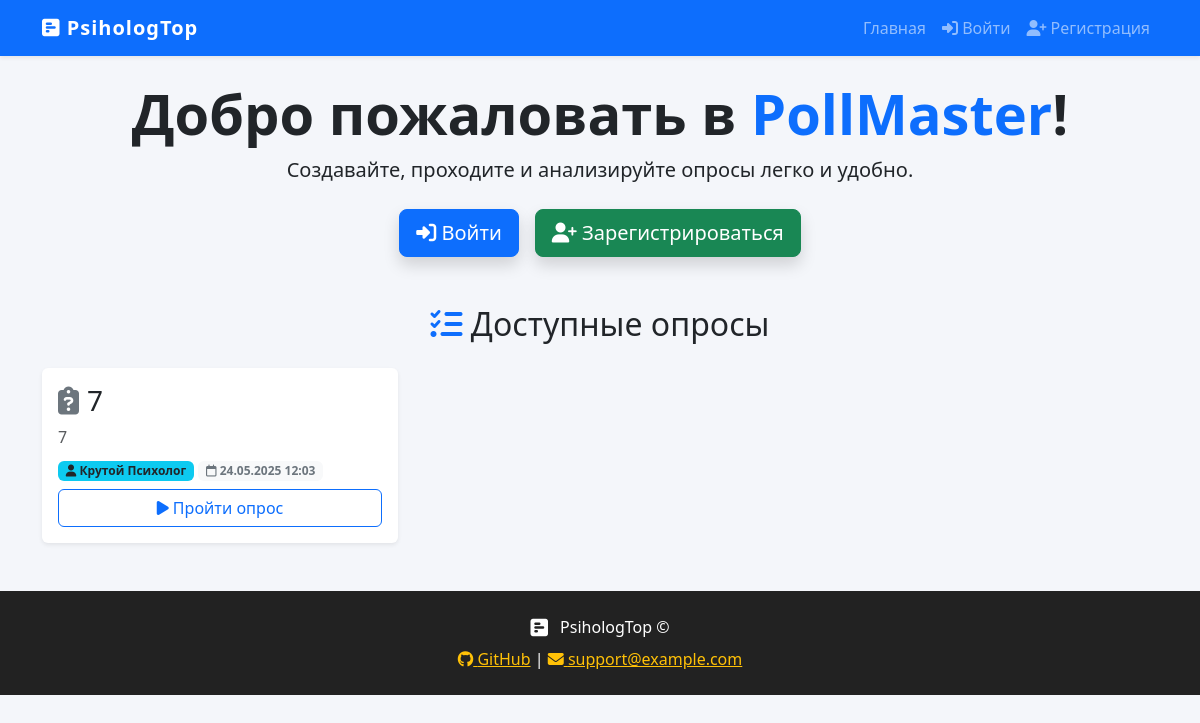
Before: / with the older database file.
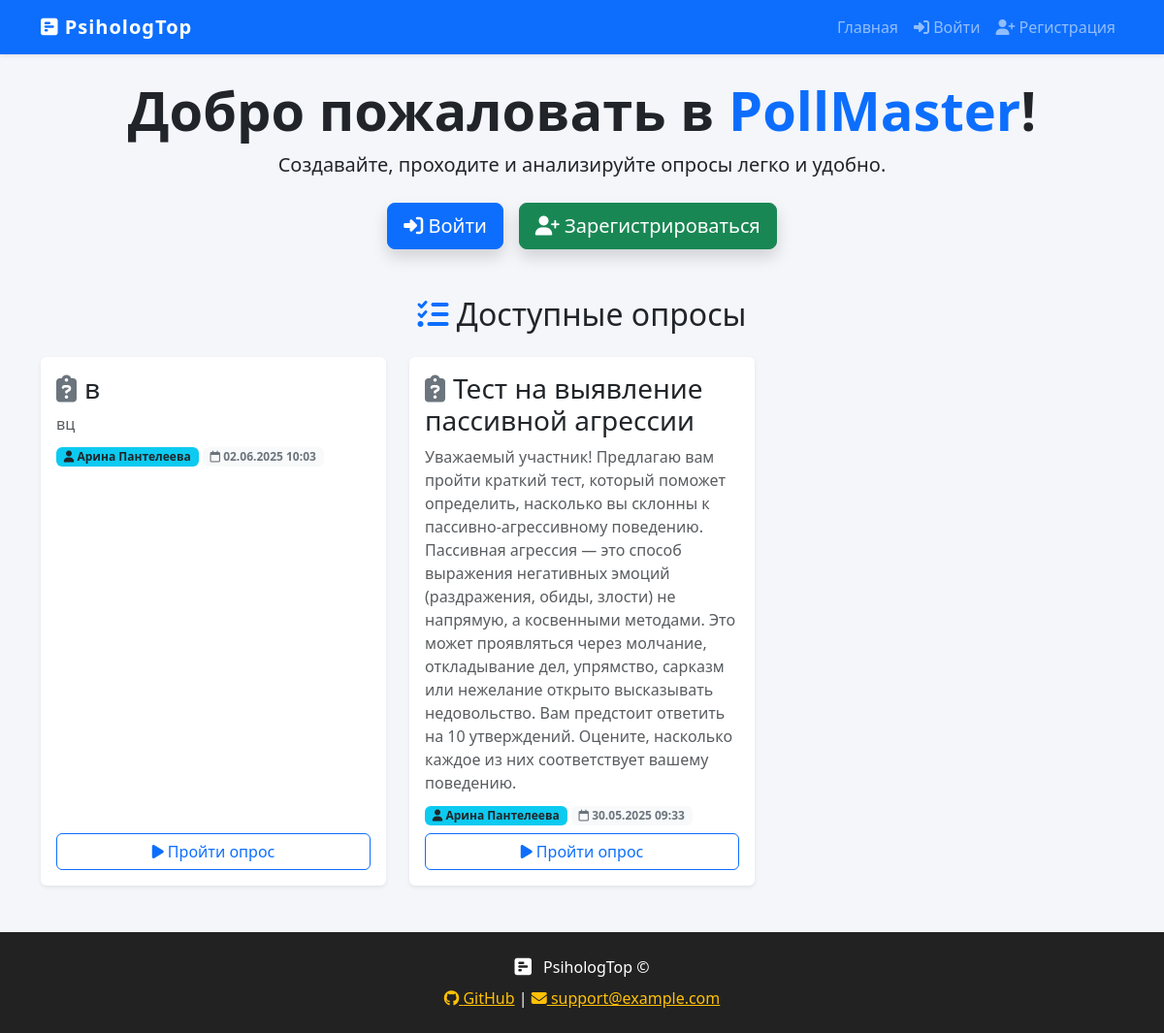
After: the same page with the newer database file.
### main/models.py (models this page shows, shortened)
class Poll(models.Model):
    title = models.CharField(max_length=200, verbose_name='Название опроса')
    description = models.TextField(verbose_name='Описание')
    created_at = models.DateTimeField(auto_now_add=True)
    author = models.ForeignKey(User, on_delete=models.CASCADE, verbose_name='Автор')
    class Meta:
        verbose_name = 'Опрос'
        verbose_name_plural = 'Опросы'

class UserProfile(models.Model):
    user = models.OneToOneField(User, on_delete=models.CASCADE, related_name='profile')
    first_name = models.CharField(max_length=100, verbose_name='Имя')
    last_name = models.CharField(max_length=100, verbose_name='Фамилия')
    class Meta:
        verbose_name = 'Профиль пользователя'
        verbose_name_plural = 'Профили пользователей'

### main/views.py (the view)
# urls.py: path('', views.home, name='home'),
def home(request):
    if request.user.is_authenticated:
        polls = Poll.objects.exclude(author=request.user).order_by('-created_at')
    else:
        polls = Poll.objects.all().order_by('-created_at')
    return render(request, 'home.html', {'polls': polls})

### templates/home.html (shortened to what this page needs)
{% extends 'base.html' %}
{% block content %}
<div class="welcome-section text-center mb-5">
    <h1 class="display-4 fw-bold mb-2">Добро пожаловать в <span class="text-primary">PollMaster</span>!</h1>
    <p class="lead">Создавайте, проходите и анализируйте опросы легко и удобно.</p>
    {% if user.is_authenticated %}
        <div class="mt-4 d-flex flex-wrap justify-content-center gap-3">
            <a href="{% url 'create_poll' %}" class="btn btn-lg btn-primary shadow"><i class="fa-solid fa-plus"></i> Создать опрос</a>
            <a href="{% url 'profile' %}" class="btn btn-lg btn-success shadow"><i class="fa-solid fa-user"></i> Личный кабинет</a>
        </div>
    {% else %}
        <div class="mt-4 d-flex flex-wrap justify-content-center gap-3">
            <a href="{% url 'login' %}" class="btn btn-lg btn-primary shadow"><i class="fa-solid fa-sign-in-alt"></i> Войти</a>
            <a href="{% url 'register' %}" class="btn btn-lg btn-success shadow"><i class="fa-solid fa-user-plus"></i> Зарегистрироваться</a>
        </div>
    {% endif %}
</div>
{% if polls %}
<div class="polls-section mt-5">
    <h2 class="mb-4 text-center"><i class="fa-solid fa-list-check text-primary"></i> Доступные опросы</h2>
    <div class="row g-4">
        {% for poll in polls %}
        <div class="col-12 col-md-6 col-lg-4">
            <div class="card h-100 shadow-sm border-0">
                <div class="card-body d-flex flex-column">
                    <h3 class="card-title mb-2"><i class="fa-solid fa-clipboard-question text-secondary me-2"></i>{{ poll.title }}</h3>
                    <p class="card-text text-muted mb-2">{{ poll.description }}</p>
                    <div class="mb-2">
                        <span class="badge bg-info text-dark"><i class="fa-solid fa-user"></i> {{ poll.author.profile.first_name }} {{ poll.author.profile.last_name }}</span>
                        <span class="badge bg-light text-secondary"><i class="fa-regular fa-calendar"></i> {{ poll.created_at|date:"d.m.Y H:i" }}</span>
                    </div>
                    <a href="{% url 'take_poll' poll.id %}" class="btn btn-outline-primary mt-auto w-100"><i class="fa-solid fa-play"></i> Пройти опрос</a>
                </div>
            </div>
        </div>
        {% endfor %}
    </div>
</div>
{% endif %}
{% endblock %}

### templates/base.html (shortened to what this page needs)
<!DOCTYPE html>
<html lang="ru">
<head>
    <link href="https://cdn.jsdelivr.net/npm/bootstrap@5.3.2/dist/css/bootstrap.min.css" rel="stylesheet">
    <link rel="stylesheet" href="https://cdnjs.cloudflare.com/ajax/libs/font-awesome/6.4.2/css/all.min.css">
</head>
<body>
<nav class="navbar navbar-expand-lg navbar-dark bg-primary shadow-sm mb-4">
    <div class="container">
        <a class="navbar-brand" href="/">
            <i class="fa-solid fa-poll-h"></i> PsihologTop
        </a>
        <div class="collapse navbar-collapse" id="navbarNav">
            <ul class="navbar-nav ms-auto mb-2 mb-lg-0">
                <li class="nav-item"><a class="nav-link" href="/">Главная</a></li>
                {% if user.is_authenticated %}
                    <li class="nav-item"><a class="nav-link" href="{% url 'profile' %}"><i class="fa-solid fa-user"></i> Личный кабинет</a></li>
                    <li class="nav-item"><form method="post" action="{% url 'logout' %}" style="display:inline;">{% csrf_token %}<button class="nav-link btn btn-link p-0" type="submit"><i class="fa-solid fa-sign-out-alt"></i> Выйти</button></form></li>
                {% else %}
                    <li class="nav-item"><a class="nav-link" href="{% url 'login' %}"><i class="fa-solid fa-sign-in-alt"></i> Войти</a></li>
                    <li class="nav-item"><a class="nav-link" href="{% url 'register' %}"><i class="fa-solid fa-user-plus"></i> Регистрация</a></li>
                {% endif %}
            </ul>
        </div>
    </div>
</nav>
<div class="container">
    {% block content %}{% endblock %}
</div>
<footer class="footer mt-5">
    <div class="container text-center">
        <div class="mb-2">
            <i class="fa-solid fa-poll-h fa-lg me-2"></i> PsihologTop &copy; {{ now|date:'Y' }}
        </div>
        <div>
            <a href="https://github.com/" target="_blank"><i class="fab fa-github"></i> GitHub</a> |
            <a href="mailto:support@example.com"><i class="fa-solid fa-envelope"></i> support@example.com</a>
        </div>
    </div>
</footer>
</body>
</html>

### templates/base.html (style rules this page uses)
body { background: #f4f6fa; }
.navbar-brand { font-weight: bold; letter-spacing: 1px; }
.footer { background: #222; color: #fff; padding: 1.5rem 0; margin-top: 3rem; }
.footer a { color: #ffc107; }
.card { box-shadow: 0 2px 8px rgba(0,0,0,0.04); }
.btn-primary, .btn-success { box-shadow: 0 2px 8px rgba(0,0,0,0.08); }

Changed rows visible on the page:
removed Poll: title "7", description "7", author.profile.first_name "Крутой", author.profile.last_name "Психолог", created_at "24.05.2025 12:03"
added Poll: title "в", description "вц", author.profile.first_name "Арина", author.profile.last_name "Пантелеева", created_at "02.06.2025 10:03"
added Poll: title "Тест на выявление пассивной агрессии", description "Уважаемый участник! Предлагаю вам пройти краткий тест, который поможет определить, насколько вы склонны к пассивно-агрессивному поведению. Пассивная агрессия — это способ выражения негативных эмоций (раздражения, обиды, злости) не напрямую, а косвенными методами. Это может проявляться через молчание, откладывание дел, упрямство, сарказм или нежелание открыто высказывать недовольство. Вам предстоит ответить на 10 утверждений. Оцените, насколько каждое из них соответствует вашему поведению.", author.profile.first_name "Арина", author.profile.last_name "Пантелеева", created_at "30.05.2025 09:33"
